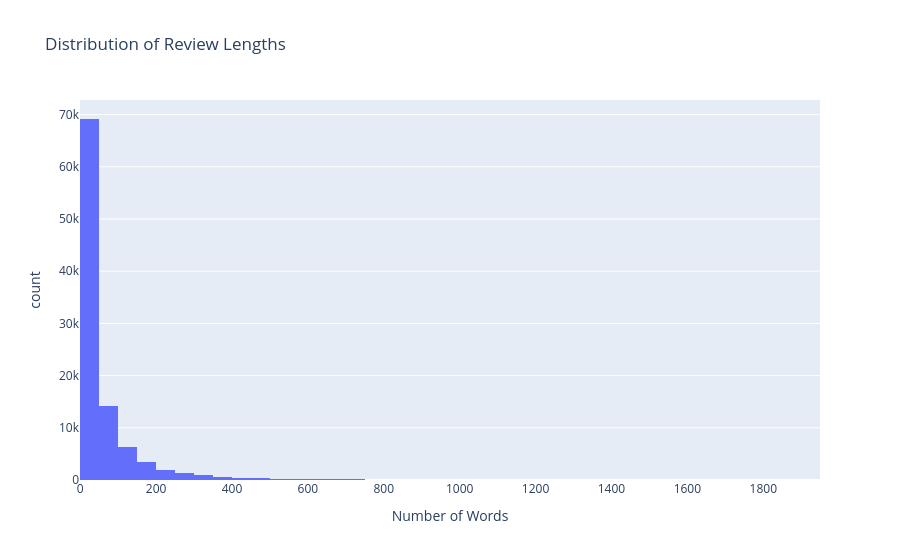

Here is the notebook cell this chart was saved with:
### Code cell
fig = px.histogram(

    df,

    x="word_count",

    nbins=80,

    title="Distribution of Review Lengths",

    labels={
        "word_count":"Number of Words"
    }

)

fig.write_image(
    "../outputs/figures/review_length.png"
)

fig.show()

### Figure 1 — Plotly figure (JSON) as saved in the notebook; plotly's stock layout.template omitted (floating-point values rounded to 4 significant figures; data arrays with more than 128 entries replaced by an {"elided": "..."} marker saying what was removed)
{"data": [{"bingroup": "x", "hovertemplate": "Number of Words=%{x}<br>count=%{y}<extra></extra>", "legendgroup": "", "marker": {"color": "#636efa", "pattern": {"shape": ""}}, "name": "", "nbinsx": 80, "orientation": "v", "showlegend": false, "type": "histogram", "x": {"elided": "100000 int values"}, "xaxis": "x", "yaxis": "y"}], "layout": {"barmode": "relative", "legend": {"tracegroupgap": 0}, "title": {"text": "Distribution of Review Lengths"}, "xaxis": {"anchor": "y", "domain": [0, 1], "title": {"text": "Number of Words"}}, "yaxis": {"anchor": "x", "domain": [0, 1], "title": {"text": "count"}}}}
